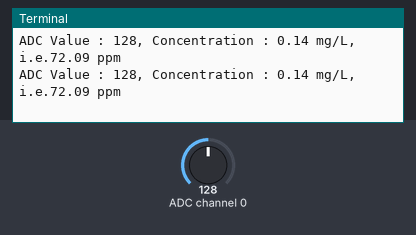
Bench run of a program on a simulated Raspberry Pi (BCM pin numbers). Shown: the last lines printed to the terminal. The test bench sets the inputs (shaded band); at power-on: ADC channel 0 = 128 (analog values on the 0–255 scale).

Above: at 1.2 s.
1.3 s: ADC channel 0 set to 178
At 1.33 s:
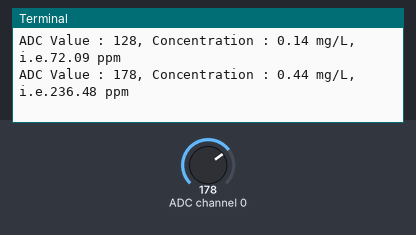
2.8 s: ADC channel 0 set to 224
At 2.85 s:
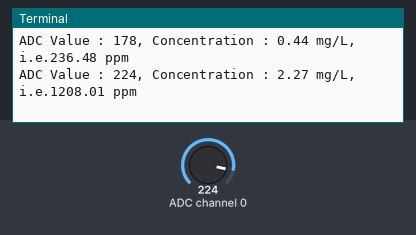
Timing chart, 0 to 5.8 s (numbered marks = the images above; inputs shaded):
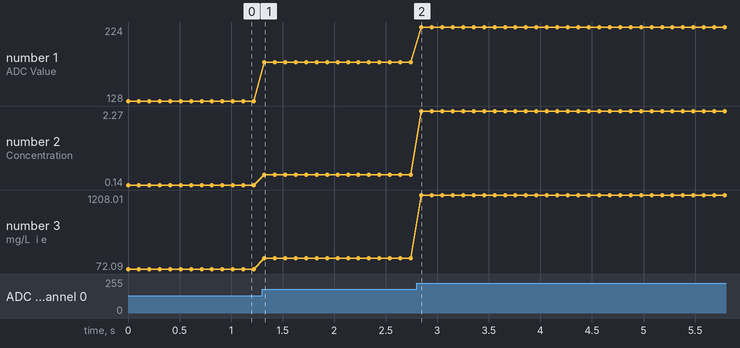

The program:

ADC_gas.py
```python
#!/usr/bin/env python3
########################################################################
# Filename    : ADC.py
# Description : Use ADC module to read the voltage value of potentiometer.
# Author      : www.freenove.com
# modification: 2020/03/06
########################################################################
import time
from ADCDevice import *

adc = ADCDevice() # Define an ADCDevice class object

def setup():
    global adc
    if(adc.detectI2C(0x48)): # Detect the pcf8591.
        adc = PCF8591()
    elif(adc.detectI2C(0x4b)): # Detect the ads7830
        adc = ADS7830()
    else:
        print("No correct I2C address found, \n"
        "Please use command 'i2cdetect -y 1' to check the I2C address! \n"
        "Program Exit. \n");
        exit(-1)

def loop():
    while True:
        value = adc.analogRead(0)    # read the ADC value of channel 0
        voltage = value / 255.0 * 5.0  # calculate the voltage value
        R2=1000;
        RS_gas = ((5.0*R2)/voltage)-R2;
        R0=98.2;# get it from a calibration in clean-air environment, 24C, 30~50%RH
        ratio=RS_gas/R0;
        x=0.4*ratio;
        concentration = pow(x,-1.431);
        print ('ADC Value : %d, Concentration : %.2f mg/L, i.e.%.2f ppm'%(value,concentration,concentration/0.00188))
        time.sleep(0.1)

def destroy():
    adc.close()

if __name__ == '__main__':   # Program entrance
    print ('Program is starting ... ')
    try:
        setup()
        loop()
    except KeyboardInterrupt: # Press ctrl-c to end the program.
        destroy()
```

ADCDevice.py
```python
#!/usr/bin/env python3
########################################################################
# Filename    : ADCDevice.py
# Description : Freenove ADC Module library.
# Author      : www.freenove.com
# modification: 2020/04/21
########################################################################

import smbus

class ADCDevice(object):
    def __init__(self):
        self.cmd = 0
        self.address = 0
        self.bus=smbus.SMBus(1)
        # print("ADCDevice init")

    def detectI2C(self,addr):
        try:
            self.bus.write_byte(addr,0)
            print("Found device in address 0x%x"%(addr))
            return True
        except:
            print("Not found device in address 0x%x"%(addr))
            return False

    def close(self):
        self.bus.close()

class PCF8591(ADCDevice):
    def __init__(self):
        super(PCF8591, self).__init__()
        self.cmd = 0x40     # The default command for PCF8591 is 0x40.
        self.address = 0x48 # 0x48 is the default i2c address for PCF8591 Module.

    def analogRead(self, chn): # PCF8591 has 4 ADC input pins, chn:0,1,2,3
        value = self.bus.read_byte_data(self.address, self.cmd+chn)
        value = self.bus.read_byte_data(self.address, self.cmd+chn)
        return value

    def analogWrite(self,value): # write DAC value
        self.bus.write_byte_data(address,cmd,value)

class ADS7830(ADCDevice):
    def __init__(self):
        super(ADS7830, self).__init__()
        self.cmd = 0x84
        self.address = 0x4b # 0x4b is the default i2c address for ADS7830 Module.

    def analogRead(self, chn): # ADS7830 has 8 ADC input pins, chn:0,1,2,3,4,5,6,7
        value = self.bus.read_byte_data(self.address, self.cmd|(((chn<<2 | chn>>1)&0x07)<<4))
        return value
```

Measured:
- after the input at 1.3 s, the terminal: prints a new line at once (image 1)
- after the input at 2.8 s, the terminal: prints a new line at once (image 2)
- plotted number 1: 128 → 178 after the input at 1.3 s, 178 → 224 after the input at 2.8 s
- plotted number 2: 0.14 → 0.44 after the input at 1.3 s, 0.44 → 2.27 after the input at 2.8 s
- plotted number 3: 72.09 → 236.48 after the input at 1.3 s, 236.48 → 1208.01 after the input at 2.8 s
